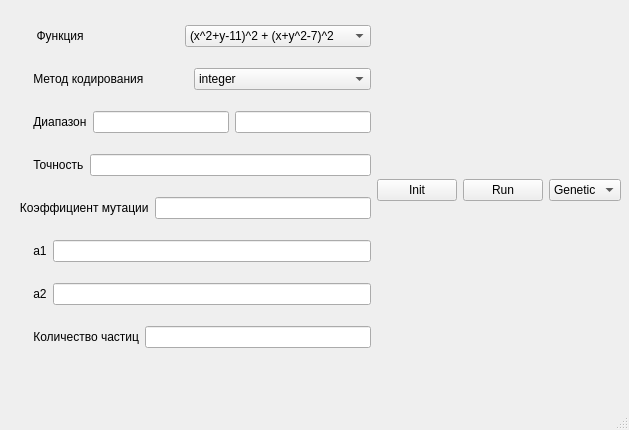
<?xml version="1.0" encoding="UTF-8"?>
<ui version="4.0">
 <class>MainWindow</class>
 <widget class="QMainWindow" name="MainWindow">
  <property name="geometry">
   <rect>
    <x>0</x>
    <y>0</y>
    <width>629</width>
    <height>430</height>
   </rect>
  </property>
  <property name="windowTitle">
   <string>MainWindow</string>
  </property>
  <widget class="QWidget" name="centralwidget">
   <widget class="QWidget" name="horizontalLayoutWidget">
    <property name="geometry">
     <rect>
      <x>10</x>
      <y>10</y>
      <width>611</width>
      <height>361</height>
     </rect>
    </property>
    <layout class="QHBoxLayout" name="horizontalLayout">
     <item>
      <layout class="QVBoxLayout" name="verticalLayout">
       <item>
        <layout class="QHBoxLayout" name="horizontalLayout_2">
         <item>
          <widget class="QLabel" name="label">
           <property name="text">
            <string>        Функция</string>
           </property>
          </widget>
         </item>
         <item>
          <widget class="QComboBox" name="funcBox">
           <item>
            <property name="text">
             <string>(x^2+y-11)^2 + (x+y^2-7)^2</string>
            </property>
           </item>
           <item>
            <property name="text">
             <string>x^2 + 3*y^2 + 2*x*y</string>
            </property>
           </item>
           <item>
            <property name="text">
             <string>-12*y + 4*x^2 + 4*y^2 - 4*x*y</string>
            </property>
           </item>
           <item>
            <property name="text">
             <string>(x-2)^4 + (x-2*y)^2</string>
            </property>
           </item>
           <item>
            <property name="text">
             <string>8*x^2 + 4*x*y + 5*y</string>
            </property>
           </item>
           <item>
            <property name="text">
             <string>x^3 + y^2 - 3*y - 2*x + 2</string>
            </property>
           </item>
          </widget>
         </item>
        </layout>
       </item>
       <item>
        <layout class="QHBoxLayout" name="horizontalLayout_5">
         <item>
          <widget class="QLabel" name="label_4">
           <property name="text">
            <string>       Метод кодирования</string>
           </property>
          </widget>
         </item>
         <item>
          <widget class="QComboBox" name="codeBox">
           <item>
            <property name="text">
             <string>integer</string>
            </property>
           </item>
           <item>
            <property name="text">
             <string>real</string>
            </property>
           </item>
          </widget>
         </item>
        </layout>
       </item>
       <item>
        <layout class="QHBoxLayout" name="horizontalLayout_6">
         <item>
          <widget class="QLabel" name="label_5">
           <property name="text">
            <string>       Диапазон</string>
           </property>
          </widget>
         </item>
         <item>
          <widget class="QLineEdit" name="lineXMIN"/>
         </item>
         <item>
          <widget class="QLineEdit" name="lineXMAX"/>
         </item>
        </layout>
       </item>
       <item>
        <layout class="QHBoxLayout" name="horizontalLayout_7">
         <item>
          <widget class="QLabel" name="label_6">
           <property name="text">
            <string>       Точность</string>
           </property>
          </widget>
         </item>
         <item>
          <widget class="QLineEdit" name="lineAccuracy"/>
         </item>
        </layout>
       </item>
       <item>
        <layout class="QHBoxLayout" name="horizontalLayout_8">
         <item>
          <widget class="QLabel" name="label_7">
           <property name="text">
            <string>   Коэффициент мутации</string>
           </property>
          </widget>
         </item>
         <item>
          <widget class="QLineEdit" name="lineMutationK"/>
         </item>
        </layout>
       </item>
       <item>
        <layout class="QHBoxLayout" name="horizontalLayout_9">
         <item>
          <widget class="QLabel" name="label_8">
           <property name="text">
            <string>       a1</string>
           </property>
          </widget>
         </item>
         <item>
          <widget class="QLineEdit" name="lineA1"/>
         </item>
        </layout>
       </item>
       <item>
        <layout class="QHBoxLayout" name="horizontalLayout_10">
         <item>
          <widget class="QLabel" name="label_9">
           <property name="text">
            <string>       a2</string>
           </property>
          </widget>
         </item>
         <item>
          <widget class="QLineEdit" name="lineA2"/>
         </item>
        </layout>
       </item>
       <item>
        <layout class="QHBoxLayout" name="horizontalLayout_11">
         <item>
          <widget class="QLabel" name="label_10">
           <property name="text">
            <string>       Количество частиц</string>
           </property>
          </widget>
         </item>
         <item>
          <widget class="QLineEdit" name="lineN"/>
         </item>
        </layout>
       </item>
      </layout>
     </item>
     <item>
      <widget class="QPushButton" name="initButton">
       <property name="text">
        <string>Init</string>
       </property>
      </widget>
     </item>
     <item>
      <widget class="QPushButton" name="pushButton">
       <property name="text">
        <string>Run</string>
       </property>
      </widget>
     </item>
     <item>
      <widget class="QComboBox" name="algoBox">
       <item>
        <property name="text">
         <string>Genetic</string>
        </property>
       </item>
       <item>
        <property name="text">
         <string>Swarm</string>
        </property>
       </item>
      </widget>
     </item>
    </layout>
   </widget>
  </widget>
  <widget class="QMenuBar" name="menubar">
   <property name="geometry">
    <rect>
     <x>0</x>
     <y>0</y>
     <width>629</width>
     <height>22</height>
    </rect>
   </property>
  </widget>
  <widget class="QStatusBar" name="statusbar"/>
 </widget>
 <resources/>
 <connections/>
</ui>
